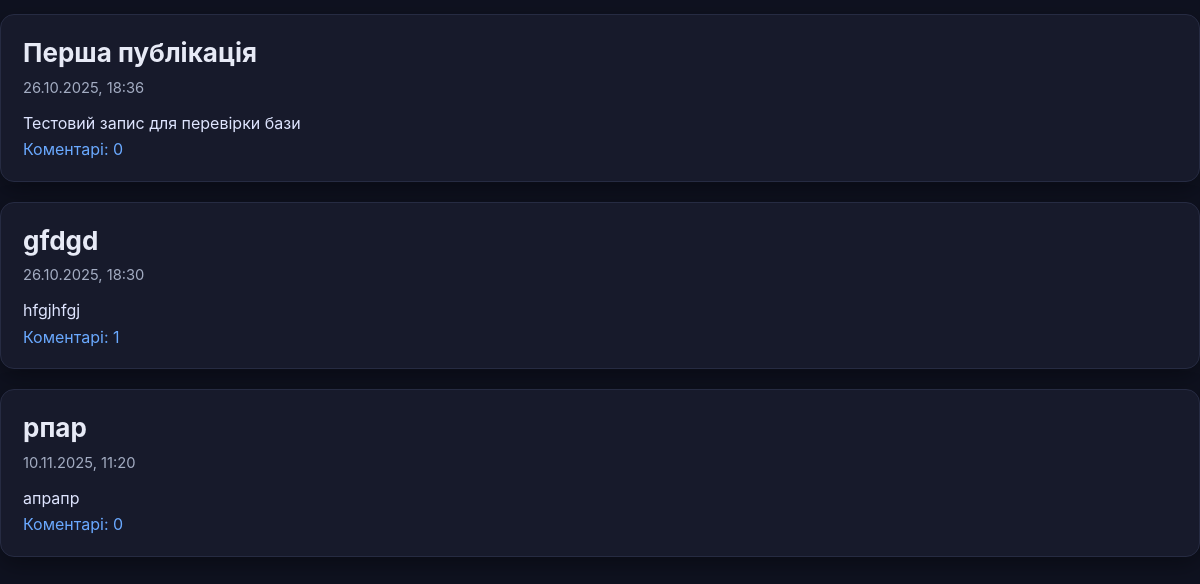
The page / on the database its author committed.
### blog/models.py (models this page shows, shortened)
class Post(models.Model):
    title = models.CharField(max_length=200)
    text = models.TextField()
    created_date = models.DateTimeField(default=timezone.now)
    published_date = models.DateTimeField(null=True, blank=True)

### blog/views.py (the view)
# urls.py: path('', views.post_list, name='post_list'),
def post_list(request):
    posts = (Post.objects
             .annotate(approved_count=Count('comments', filter=Q(comments__approved_comment=True)))
             .order_by('-published_date'))
    return render(request, 'blog/post_list.html', {'posts': posts})

### blog/templates/blog/post_list.html
{% load static %}
<link rel="stylesheet" href="{% static 'css/blog.css' %}">
{% for post in posts %}
  <article class="post">
    <h2><a href="{% url 'post_detail' post.pk %}">{{ post.title }}</a></h2>
    <div class="meta">
      {{ post.published_date|default:post.created_date|date:"d.m.Y, H:i" }}
    </div>
    <p>{{ post.text|truncatechars:220 }}</p>
    <a href="{% url 'post_detail' post.pk %}">Коментарі: {{ post.approved_count }}</a>
  </article>
{% empty %}
  <p>ще немає постів. <a class="btn" href="/admin/blog/post/add/">додати</a></p>
{% endfor %}

### blog/static/css/blog.css (style rules this page uses)
* { box-sizing:border-box }
.post { background:var(--card); border:1px solid var(--border); border-radius:var(--radius); padding:22px 22px 18px; margin: 14px 0 20px; box-shadow: var(--shadow); transition: transform .18s ease, box-shadow .18s ease, border-color .18s ease; }
.post h2 { margin:0 0 6px; font-size: clamp(20px, 2.6vw, 26px); line-height:1.25; }
.post h2 a { color:var(--text); text-decoration:none; }
.post .meta { color:var(--muted); font-size: .92rem; margin-bottom: 10px; }
.post p { margin: 0; color: #dfe5ff; }
a { color:var(--brand); text-decoration:none; }

### rows shown on the page
Post: title "Перша публікація", published_date "26.10.2025, 18:36", text "Тестовий запис для перевірки бази", approved_count "0"
Post: title "gfdgd", published_date "26.10.2025, 18:30", text "hfgjhfgj", approved_count "1"
Post: title "рпар", published_date "10.11.2025, 11:20", text "апрапр", approved_count "0"
